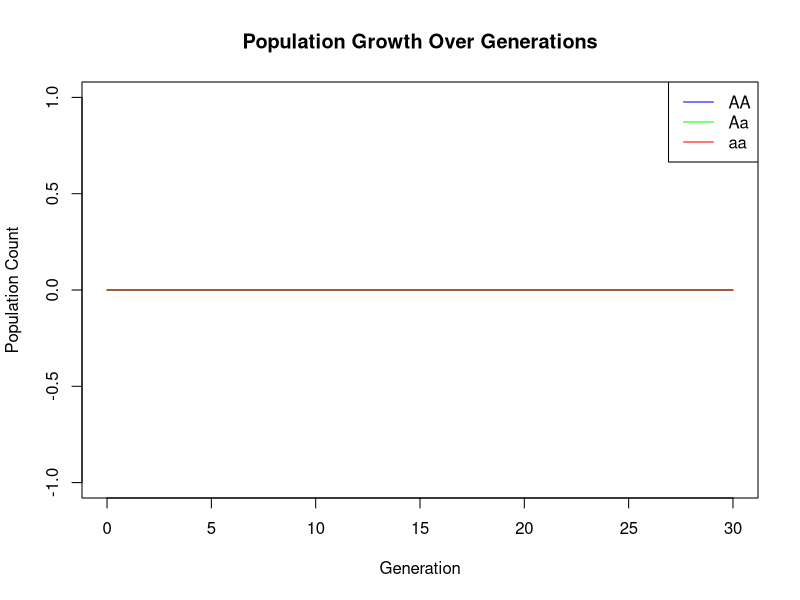
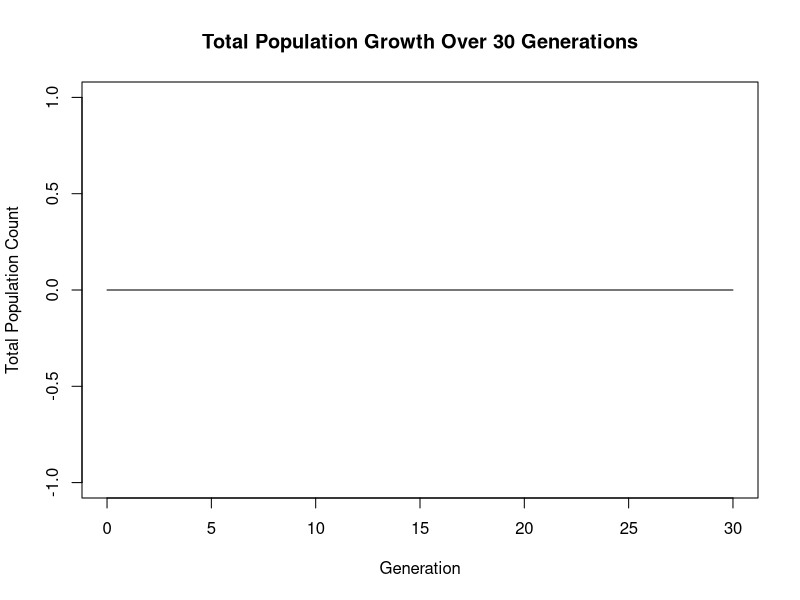

Generate these figures, in order, with R:
## ---- chunk 1
knitr::opts_chunk$set(echo = TRUE)
## ---- chunk 2
num_offspring_probs <- list(
  AA = c(0.2, 0.5, 0.3),
  Aa = c(0.2, 0.2, 0.6),
  aa = c(0.8, 0.1, 0.1)
)
## ---- chunk 3
offspring_type_probs <- list(
  AA = c(0.6, 0.4, 0),
  Aa = c(0.2, 0.6, 0.2),
  aa = c(0, 0.2, 0.8)
)
## ---- chunk 4
population <- list(AA = 1, Aa = 1, aa = 1) #Initialize

# Simulate a single generation of population growth
simulate_generation <- function(population, num_offspring_probs, offspring_type_probs) {
  new_population <- list(AA = 0, Aa = 0, aa = 0)

  for (type in names(population)) {
    # Determine number of offspring per individual
    num_offspring <- sample(0:2, size = population[[type]],
                            replace = TRUE, prob = num_offspring_probs[[type]])

    # Determine type of each offspring
    for (i in seq_along(num_offspring)) {
      offspring_type <- sample(c("AA", "Aa", "aa"), size = num_offspring[i],
                               replace = TRUE, prob = offspring_type_probs[[type]])

      # Update the population numbers
      for (otype in offspring_type) {
        new_population[[otype]] <- new_population[[otype]] + 1
      }
    }
  }
  return(new_population)
}
## ---- chunk 5
num_generations <- 10
results <- list()
results[[1]] <- population

for (gen in 2:(num_generations + 1)) {
  new_population <- simulate_generation(population, num_offspring_probs, offspring_type_probs)
  results[[gen]] <- new_population
  population <- new_population
}

for (gen in seq_along(results)) {
  cat("Generation", gen - 1, ":", "AA =", results[[gen]]$AA,
                                  ", Aa =", results[[gen]]$Aa,
                                  ", aa =", results[[gen]]$aa, "\n")
}
## ---- chunk 6
num_generations <- 30
results <- list()
results[[1]] <- population

for (gen in 2:(num_generations + 1)) {
  new_population <- simulate_generation(population, num_offspring_probs, offspring_type_probs)
  results[[gen]] <- new_population
  population <- new_population
}
## ---- chunk 7
population_df <- as.data.frame(do.call(rbind, lapply(results, unlist)))
population_df$Generation <- 0:(num_generations)

plot(population_df$Generation, population_df$AA, type = "l", col = "blue",
         xlab = "Generation", ylab = "Population Count",
         main = "Population Growth Over Generations",
         ylim = c(0, max(population_df$AA, population_df$Aa, population_df$aa)))
lines(population_df$Generation, population_df$Aa, col = "green")
lines(population_df$Generation, population_df$aa, col = "red")
legend("topright", legend = c("AA", "Aa", "aa"), col = c("blue", "green", "red"), lty = 1)
## ---- chunk 8
population_df$Total <- population_df$AA + population_df$Aa + population_df$aa

plot(population_df$Generation, population_df$Total, type = "l",
         col = "black", xlab = "Generation", ylab = "Total Population Count",
         main = "Total Population Growth Over 30 Generations")
## ---- chunk 9
num_simulations <- 1000
extinction_count <- 0

for (sim in 1:num_simulations) {
  population <- list(AA = 1, Aa = 1, aa = 1)
  
  for (gen in 1:50) {
    population <- simulate_generation(population, num_offspring_probs, offspring_type_probs)
    
    if (population$AA == 0 && population$Aa == 0 && population$aa == 0) {
      extinction_count <- extinction_count + 1
      break
    }
  }
}
cat("Number of extinctions:", extinction_count, "\n")
## ---- chunk 10
mean_matrix <- matrix(c(0.66, 0.44, 0,
                        0.28, 0.84, 0.28,
                        0, 0.06, 0.24), nrow = 3, byrow = TRUE)
## ---- chunk 11
mean_matrix %*% mean_matrix
## ---- chunk 12
det(mean_matrix)
## ---- chunk 13
eigenvalues <- eigen(mean_matrix)$values
print(max(Re(eigenvalues)))
## ---- chunk 14
mean_matrix <- matrix(c(10/8, 3/8, 0,
                        14/33, 18/33, 14/33,
                        0, 3/8, 10/8), nrow = 3, byrow = TRUE)
## ---- chunk 15
mean_matrix %*% mean_matrix
det(mean_matrix)
## ---- chunk 16
eigenvalues <- eigen(mean_matrix)$values
print(max(Re(eigenvalues)))
## ---- chunk 17
phi_AA <- function(s_AA, s_Aa, s_aa) {return(5/8 * (s_AA^2) - s_AA + 3/8 * s_Aa)}
phi_Aa <- function(s_AA, s_Aa, s_aa) {return(9/33 * (s_Aa^2) - s_Aa + 14/33 * s_AA * s_aa + 10/33)}
phi_aa <- function(s_AA, s_Aa, s_aa) {return(5/8 * (s_aa^2) - s_aa + 3/8 * s_Aa)}
## ---- chunk 18
objective <- function(x) {
  s_AA <- x[1]
  s_Aa <- x[2]
  s_aa <- x[3]
  phi_AA_val <- phi_AA(s_AA, s_Aa, s_aa)
  phi_Aa_val <- phi_Aa(s_AA, s_Aa, s_aa)
  phi_aa_val <- phi_aa(s_AA, s_Aa, s_aa)
  return(phi_AA_val^2 + phi_Aa_val^2 + phi_aa_val^2)
}

initial_guess <- c(0.1, 0.1, 0.1)
result <- optim(initial_guess, objective)

s_AA_solution <- result$par[1]
s_Aa_solution <- result$par[2]
s_aa_solution <- result$par[3]
## ---- chunk 19
cat(paste("s_AA:", s_AA_solution), "\n")
cat(paste("s_Aa:", s_Aa_solution), "\n")
cat(paste("s_aa:", s_aa_solution))
## ---- chunk 20
phi_AA(s_AA_solution, s_Aa_solution, s_aa_solution)
phi_Aa(s_AA_solution, s_Aa_solution, s_aa_solution)
phi_aa(s_AA_solution, s_Aa_solution, s_aa_solution)
